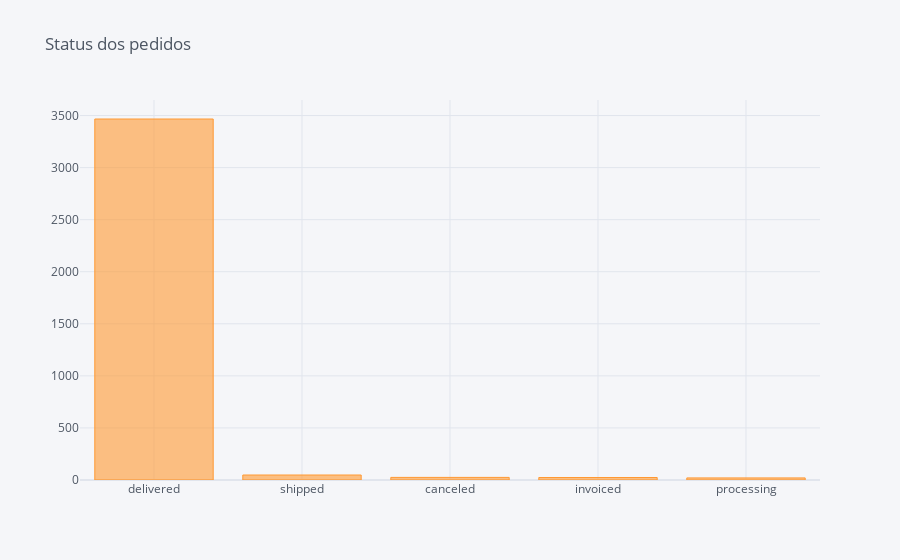

Here is the notebook cell this chart was saved with:
### Markdown cell above
**Qual a distribuição dos status dos pedidos?**

### Code cell
df.order_status.value_counts().iplot(kind='bar', 
                                     title='Status dos pedidos')

### Figure 1 — Plotly figure (JSON) as saved in the notebook; plotly's stock layout.template omitted (floating-point values rounded to 4 significant figures)
{"data": [{"name": "order_status", "text": "", "y": [3467, 48, 25, 24, 20], "marker": {"color": "rgba(255, 153, 51, 0.6)", "line": {"color": "rgba(255, 153, 51, 1.0)", "width": 1}}, "x": ["delivered", "shipped", "canceled", "invoiced", "processing"], "type": "bar", "orientation": "v"}], "layout": {"title": {"text": "Status dos pedidos", "font": {"color": "#4D5663"}}, "paper_bgcolor": "#F5F6F9", "plot_bgcolor": "#F5F6F9", "yaxis": {"tickfont": {"color": "#4D5663"}, "zerolinecolor": "#E1E5ED", "title": {"text": "", "font": {"color": "#4D5663"}}, "gridcolor": "#E1E5ED", "showgrid": true}, "xaxis": {"tickfont": {"color": "#4D5663"}, "zerolinecolor": "#E1E5ED", "title": {"text": "", "font": {"color": "#4D5663"}}, "gridcolor": "#E1E5ED", "showgrid": true}, "legend": {"bgcolor": "#F5F6F9", "font": {"color": "#4D5663"}}}}
